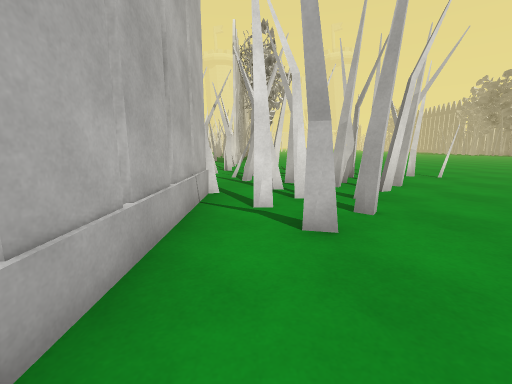
View 1 (above)

23 first-person views from a walk through a scene from a Unity 3-D project. The camera is 1.2 m above the floor, tilts 10° down and sees 90° across. The floor is counted in squares, 1 m on a side. Each view is taken from the middle of a square. On the plan, view 1 faces up. The plan holds only what a view shows up to about 12 squares ahead; the rest is blank. The place goes on beyond the plan. The player is left out.

View 2
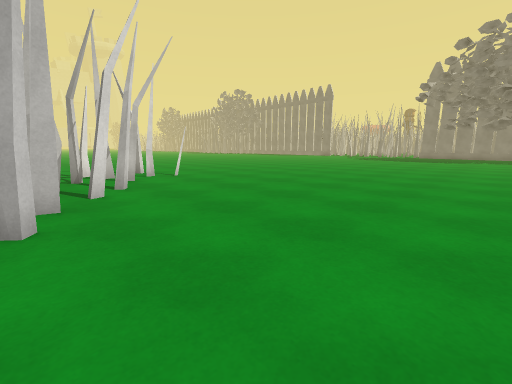

View 3
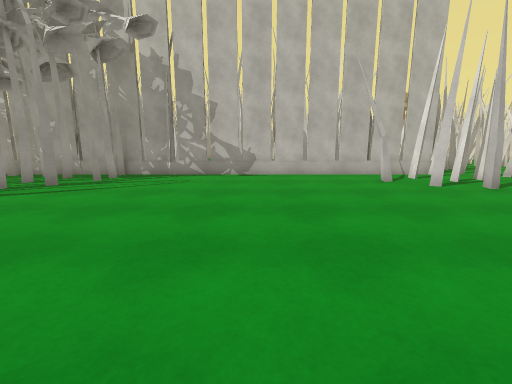

View 4
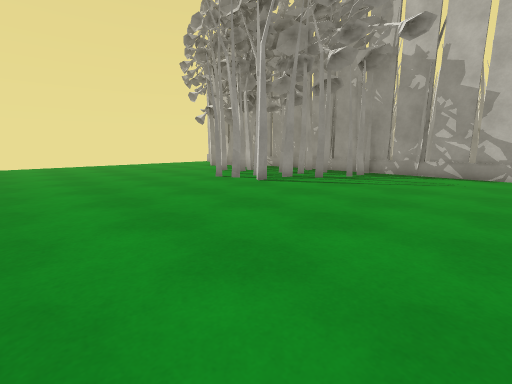

View 5
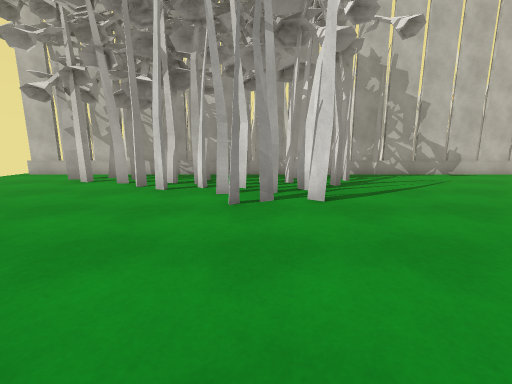

View 6
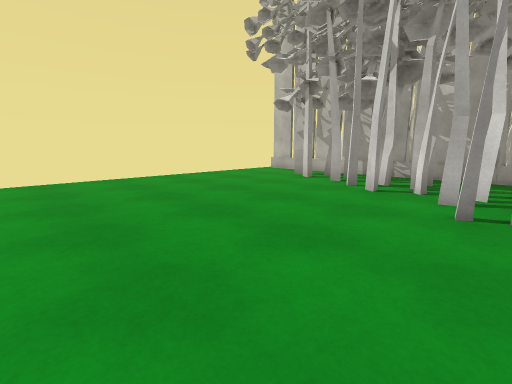

View 7
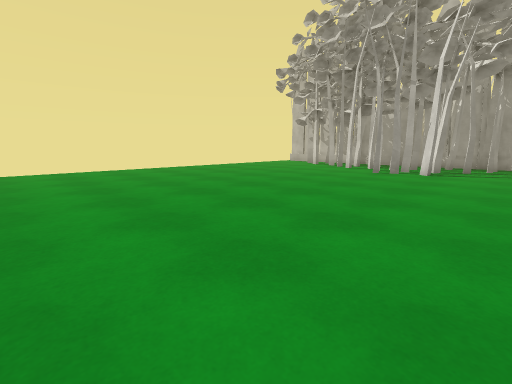

View 8
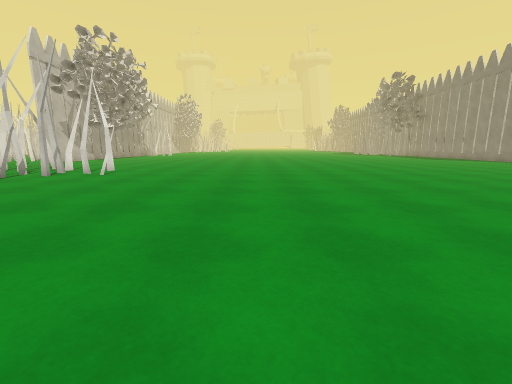

View 9
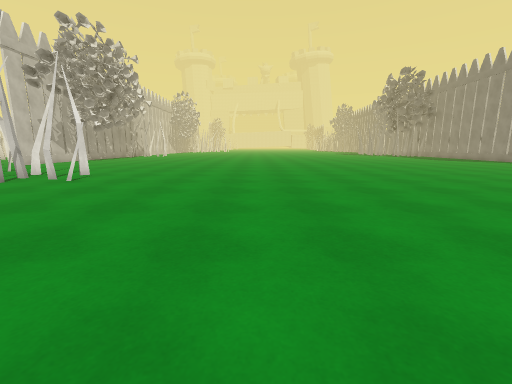

View 10
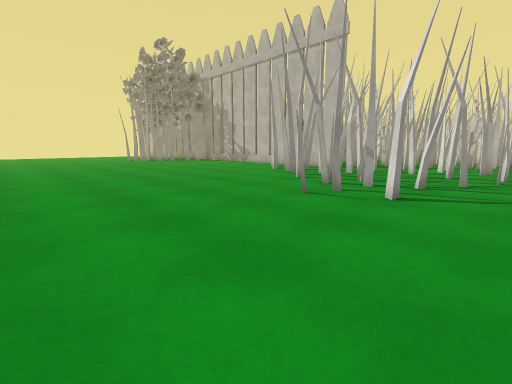

View 11
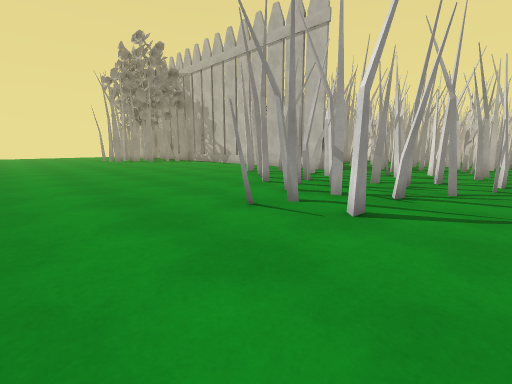

View 12
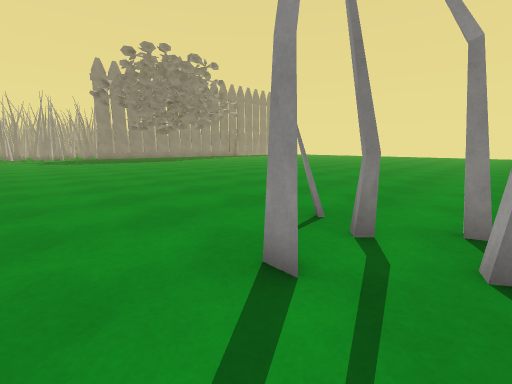

View 13
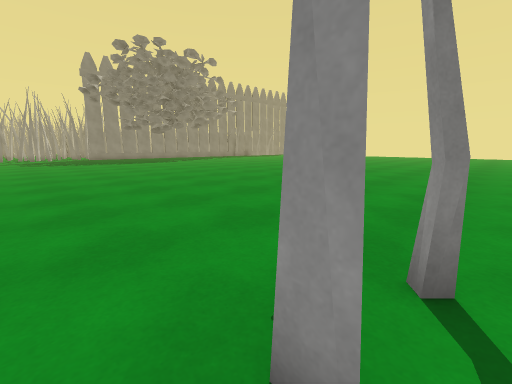

View 14
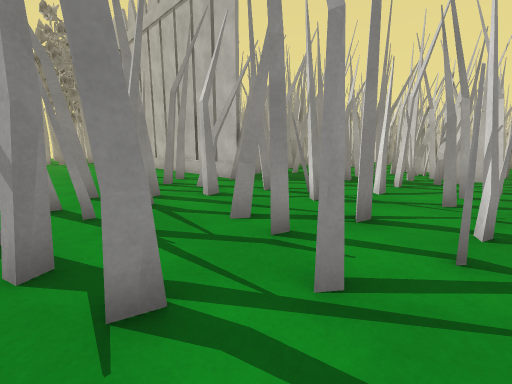

View 15
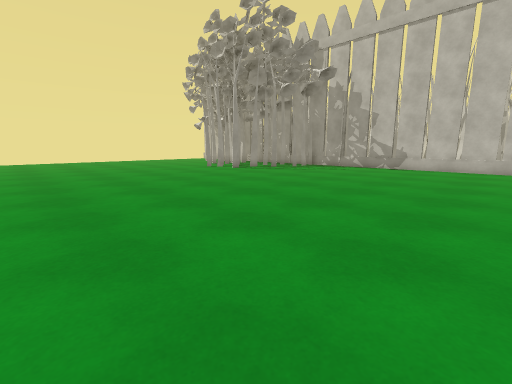

View 16
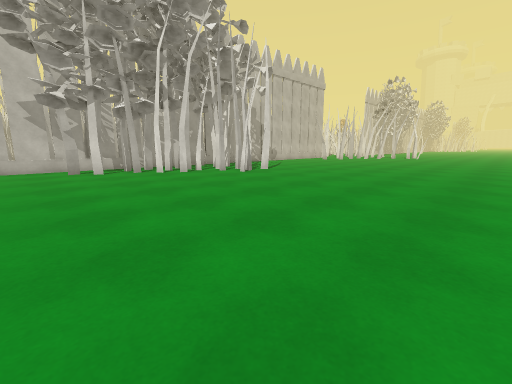

View 17
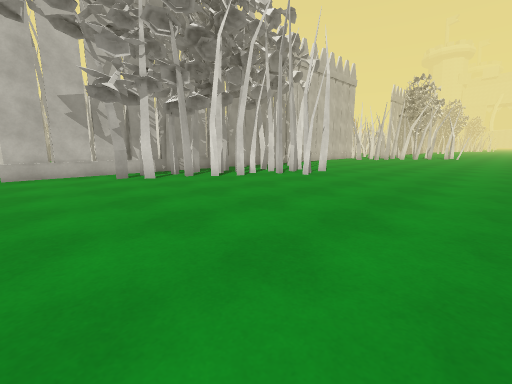

View 18
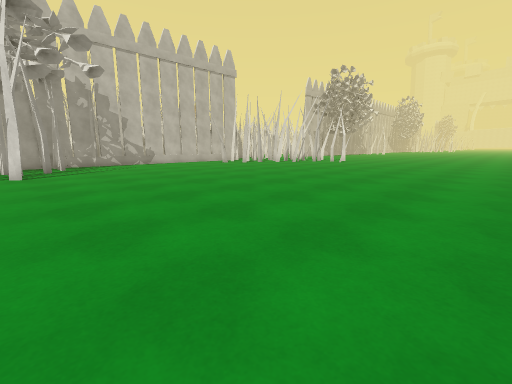

View 19
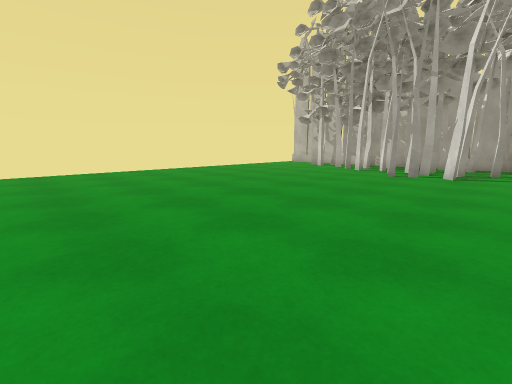

View 20
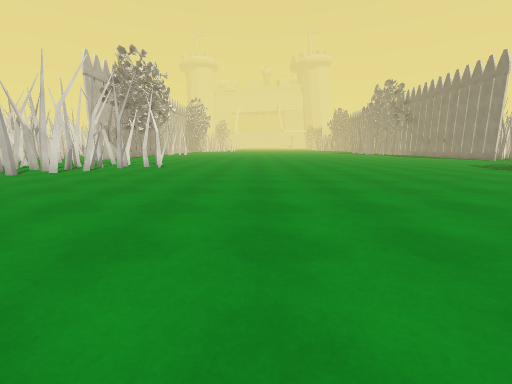

View 21
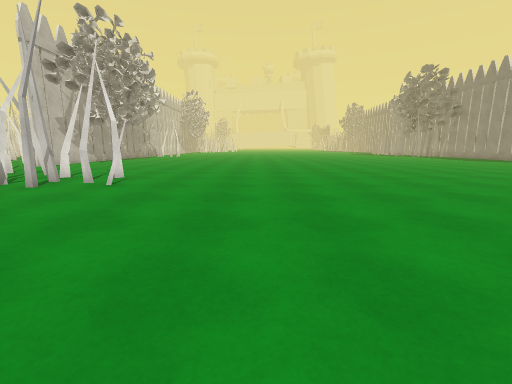

View 22
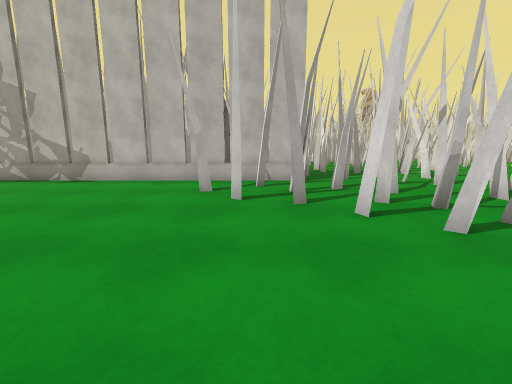

View 23
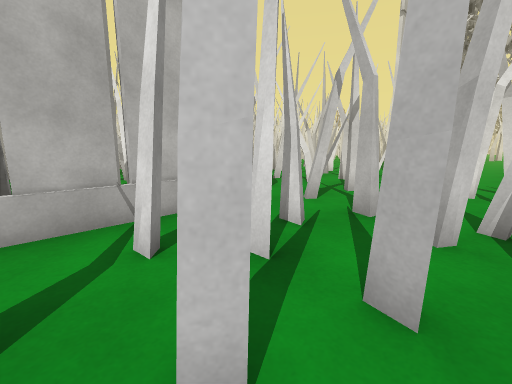

### Floor plan
Key: @ floor where view 1 was taken; # wall or solid block; x gap in a wall; . floor.
Columns run from 2 left of view 1 to 25 right of it. Each row starts with its distance up from view 1.
 14 #.# #.....................
 13 #x# ##......................
 12 #.# #####...................
 11 ###    ##...................
 10       ##..#.................
  9       #....................
  8      ##...................
  7      ##....................
  6    ###.....................
  5  ####.....................
  4  #.x.....................
  3  #......................
  2  #.....................
  1  #....................
  0  #@..................
 -1  #..................
 -2  #..................
 -3  #..................
 -4  #..................
 -5  #..................
 -6  #..................
 -7  ####...............
 -8     ###.............
 -9      ##.............
-10      ##.............
-11      #..............
-12     ##..............
-13    ###..............
-14    ##...............
-15   ##................
-16  ###................
-17 ###.................
-18  #..................
-19  x..................
-20  x..................

Positions as (right, up) in squares from view 1, and headings:
1: (0, 0), facing up
2: (2, 0), facing up-right
3: (10, -1), facing left
4: (11, -2), facing down-left
5: (10, -10), facing left
6: (10, -10), facing down-left
7: (17, -6), facing down-left
8: (14, -1), facing up
9: (14, 1), facing up
10: (13, 14), facing down-left
11: (11, 14), facing down-left
12: (5, 14), facing down-right
13: (6, 13), facing down-right
14: (5, 14), facing down-left
15: (14, 3), facing down-left
16: (14, -19), facing up-left
17: (11, -20), facing up-left
18: (17, -9), facing up-left
19: (16, -7), facing down-left
20: (13, -5), facing up
21: (12, 2), facing up
22: (8, 5), facing left
23: (3, 4), facing up-left
